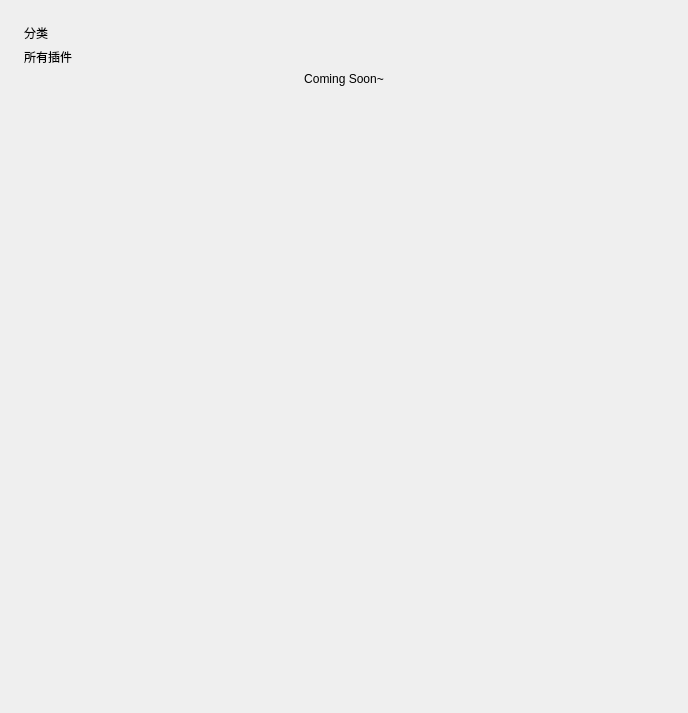
<?xml version="1.0" encoding="UTF-8"?>
<ui version="4.0">
 <class>Form</class>
 <widget class="QWidget" name="Form">
  <property name="geometry">
   <rect>
    <x>0</x>
    <y>0</y>
    <width>688</width>
    <height>713</height>
   </rect>
  </property>
  <property name="sizePolicy">
   <sizepolicy hsizetype="Preferred" vsizetype="Expanding">
    <horstretch>0</horstretch>
    <verstretch>0</verstretch>
   </sizepolicy>
  </property>
  <property name="windowTitle">
   <string>Form</string>
  </property>
  <layout class="QVBoxLayout" name="verticalLayout_2">
   <property name="spacing">
    <number>18</number>
   </property>
   <property name="leftMargin">
    <number>0</number>
   </property>
   <property name="topMargin">
    <number>0</number>
   </property>
   <property name="rightMargin">
    <number>0</number>
   </property>
   <property name="bottomMargin">
    <number>0</number>
   </property>
   <item>
    <widget class="SmoothScrollArea" name="latest_scroll">
     <property name="styleSheet">
      <string notr="true">background: transparent; border: none</string>
     </property>
     <property name="widgetResizable">
      <bool>true</bool>
     </property>
     <widget class="QWidget" name="scrollAreaWidgetContents">
      <property name="geometry">
       <rect>
        <x>0</x>
        <y>0</y>
        <width>688</width>
        <height>713</height>
       </rect>
      </property>
      <layout class="QVBoxLayout" name="verticalLayout_9">
       <property name="leftMargin">
        <number>24</number>
       </property>
       <property name="topMargin">
        <number>24</number>
       </property>
       <property name="rightMargin">
        <number>24</number>
       </property>
       <item>
        <layout class="QHBoxLayout" name="horizontalLayout">
         <item>
          <widget class="TitleLabel" name="TitleLabel">
           <property name="text">
            <string>分类</string>
           </property>
          <property name="wordWrap"><bool>true</bool></property></widget>
         </item>
        </layout>
       </item>
       <item>
        <widget class="SubtitleLabel" name="SubtitleLabel_3">
         <property name="text">
          <string>所有插件</string>
         </property>
        <property name="wordWrap"><bool>true</bool></property></widget>
       </item>
       <item>
        <layout class="QGridLayout" name="all_plugin_grid" rowstretch="0" columnstretch="0" />
       </item>
       <item>
        <widget class="BodyLabel" name="BodyLabel">
         <property name="text">
          <string>Coming Soon~</string>
         </property>
         <property name="alignment">
          <set>Qt::AlignCenter</set>
         </property>
         <property name="lightColor" stdset="0">
          <color>
           <red>125</red>
           <green>125</green>
           <blue>125</blue>
          </color>
         </property>
         <property name="darkColor" stdset="0">
          <color>
           <red>211</red>
           <green>211</green>
           <blue>211</blue>
          </color>
         </property>
        <property name="wordWrap"><bool>true</bool></property></widget>
       </item>
       <item>
        <spacer name="verticalSpacer">
         <property name="orientation">
          <enum>Qt::Vertical</enum>
         </property>
         <property name="sizeHint" stdset="0">
          <size>
           <width>20</width>
           <height>40</height>
          </size>
         </property>
        </spacer>
       </item>
       <item>
        <widget class="QFrame" name="blank">
         <property name="minimumSize">
          <size>
           <width>0</width>
           <height>25</height>
          </size>
         </property>
         <property name="frameShape">
          <enum>QFrame::StyledPanel</enum>
         </property>
         <property name="frameShadow">
          <enum>QFrame::Raised</enum>
         </property>
         <property name="lineWidth">
          <number>5</number>
         </property>
        </widget>
       </item>
      </layout>
     </widget>
    </widget>
   </item>
  </layout>
 </widget>
 <customwidgets>
  <customwidget>
   <class>SmoothScrollArea</class>
   <extends>QScrollArea</extends>
   <header>qfluentwidgets</header>
   <container>1</container>
  </customwidget>
  <customwidget>
   <class>BodyLabel</class>
   <extends>QLabel</extends>
   <header>qfluentwidgets</header>
  </customwidget>
  <customwidget>
   <class>SubtitleLabel</class>
   <extends>QLabel</extends>
   <header>qfluentwidgets</header>
  </customwidget>
  <customwidget>
   <class>TitleLabel</class>
   <extends>QLabel</extends>
   <header>qfluentwidgets</header>
  </customwidget>
 </customwidgets>
 <resources />
 <connections />
</ui>
